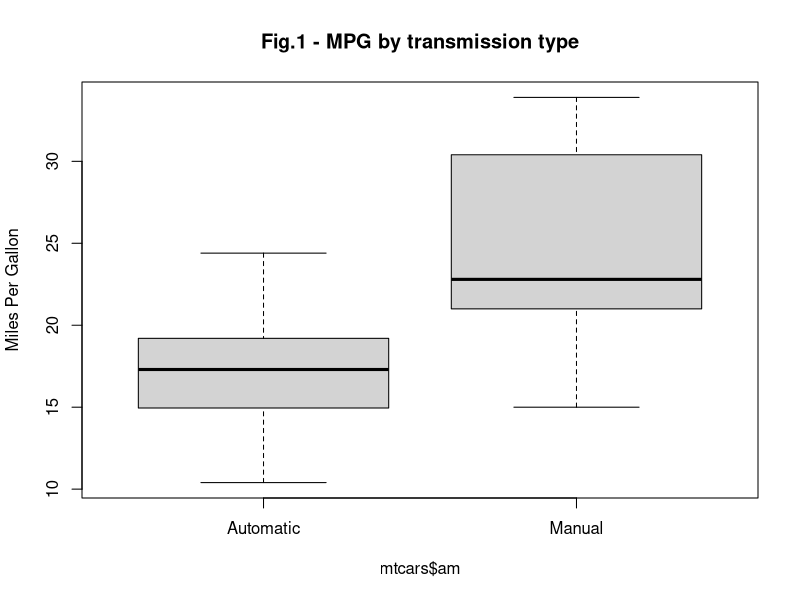
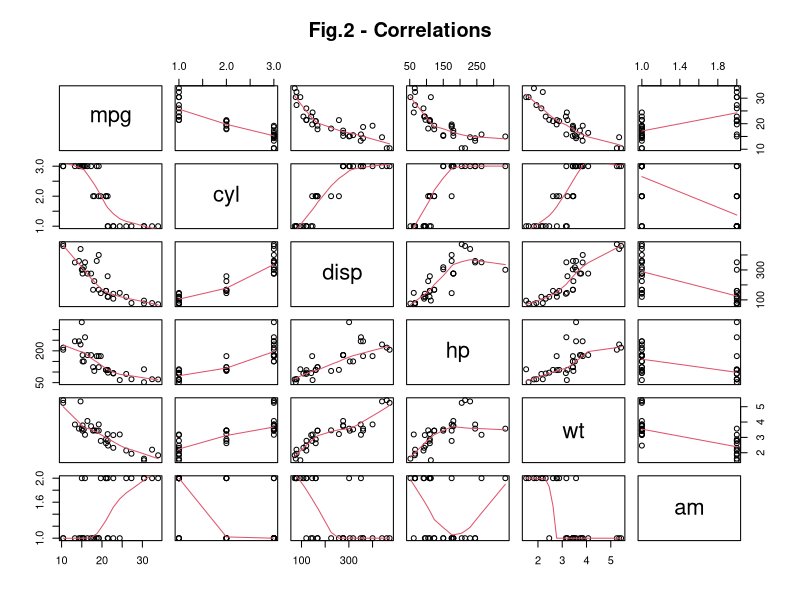
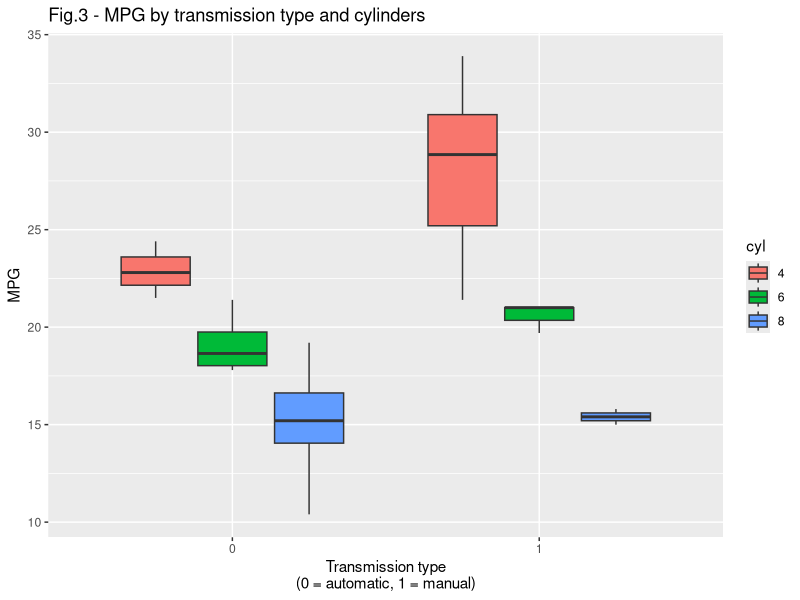
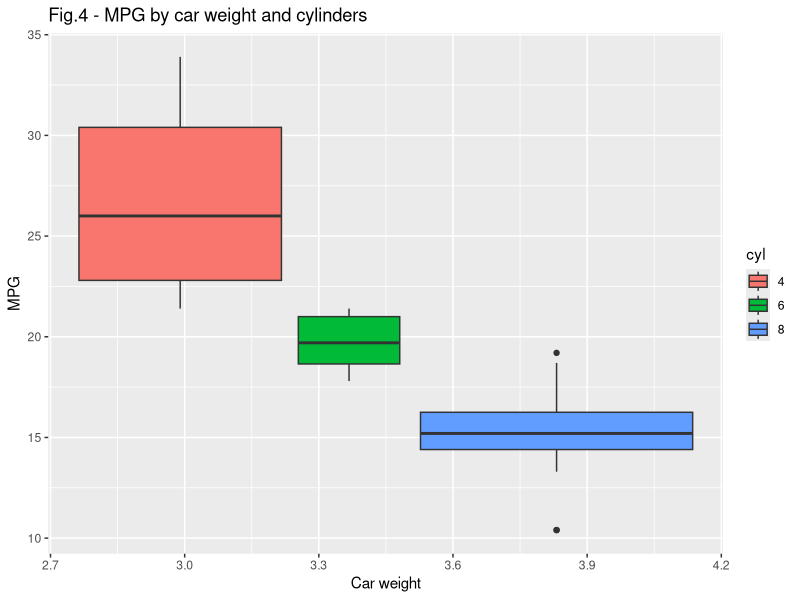
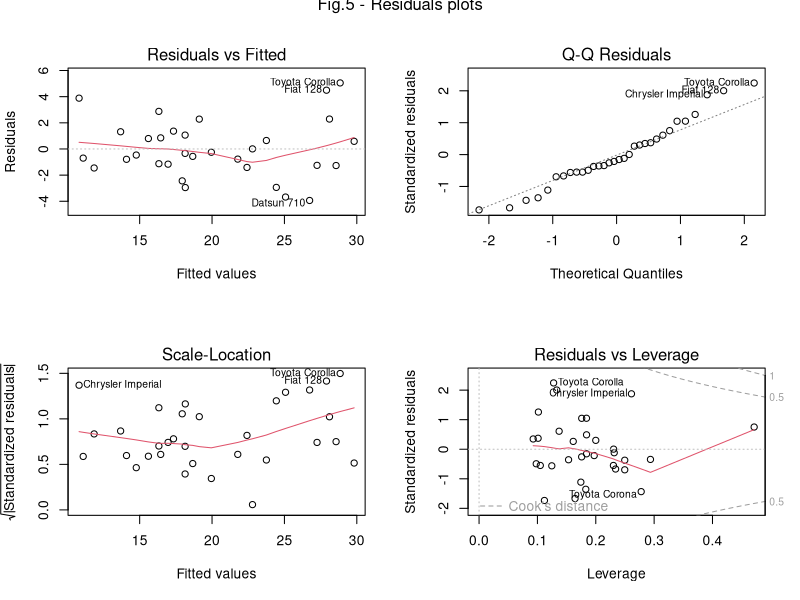

Generate these figures, in order, with R:
## ---- chunk 1
knitr::opts_chunk$set(echo = TRUE, out.width='90%')
library(ggplot2)
library(datasets)

## ---- chunk 2
data(mtcars)

# correlation data for later
carscor <- cor(mtcars$mpg,mtcars[,-1])

# Factorize discrete variables
mtcars$mpg <- as.numeric(mtcars$mpg)
mtcars$cyl <- factor(mtcars$cyl)
mtcars$vs <- factor(mtcars$vs)
mtcars$am <- factor(mtcars$am)
mtcars$gear <- factor(mtcars$gear)
mtcars$carb <- factor(mtcars$carb)
## ---- chunk 3
t.test(mtcars$mpg~mtcars$am)$p.val
## ---- chunk 4
fit_am <- lm(mpg ~ am, data = mtcars)
round(summary(fit_am)$r.squared*100, digits=2)
## ---- chunk 5
carscor
## ---- chunk 6
fit_all <- lm(mpg ~ ., data = mtcars)
step_fit <- step(fit_all, direction = "both", trace = 0)

shapiro.test(summary(step_fit)$residuals)$p.val

summary(step_fit)
## ---- chunk 7
boxplot(mtcars$mpg ~ mtcars$am,
        names = c("Automatic", "Manual"), ylab="Miles Per Gallon", main = "Fig.1 - MPG by transmission type")
## ---- chunk 8
pairs(mtcars[,c("mpg","cyl","disp","hp","wt","am")], panel = panel.smooth, main = "Fig.2 - Correlations")
## ---- chunk 9
ggplot(mtcars, aes(x=am, y=mpg, fill=cyl)) + 
  geom_boxplot() + 
  ggtitle("Fig.3 - MPG by transmission type and cylinders") + 
  xlab("Transmission type\n(0 = automatic, 1 = manual)") + ylab("MPG")
## ---- chunk 10
ggplot(mtcars, aes(x=wt, y=mpg, fill=cyl)) + 
    geom_boxplot() + ggtitle("Fig.4 - MPG by car weight and cylinders") +
    xlab("Car weight") + ylab("MPG")
## ---- chunk 11
par(mfrow = c(2,2))
plot(step_fit)
mtext("Fig.5 - Residuals plots\n", side = 3, line = -2, outer = TRUE)

